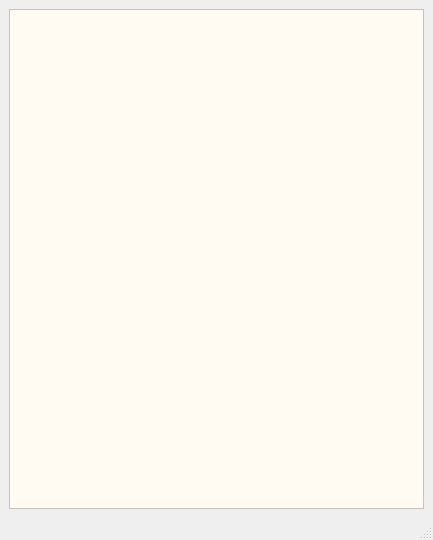
<?xml version="1.0" encoding="UTF-8"?>
<ui version="4.0">
 <class>MainWindow</class>
 <widget class="QMainWindow" name="MainWindow">
  <property name="geometry">
   <rect>
    <x>0</x>
    <y>0</y>
    <width>433</width>
    <height>540</height>
   </rect>
  </property>
  <property name="windowTitle">
   <string>拟合模式更新日志</string>
  </property>
  <widget class="QWidget" name="centralwidget">
   <layout class="QVBoxLayout" name="verticalLayout">
    <item>
     <widget class="QTextBrowser" name="updatelogdisplay">
      <property name="font">
       <font>
        <family>Arial</family>
        <pointsize>16</pointsize>
        <weight>75</weight>
        <bold>true</bold>
       </font>
      </property>
      <property name="cursor" stdset="0">
       <cursorShape>ArrowCursor</cursorShape>
      </property>
      <property name="styleSheet">
       <string notr="true">background-color: rgb(255, 250, 242);</string>
      </property>
     </widget>
    </item>
   </layout>
  </widget>
  <widget class="QMenuBar" name="menubar">
   <property name="geometry">
    <rect>
     <x>0</x>
     <y>0</y>
     <width>433</width>
     <height>22</height>
    </rect>
   </property>
  </widget>
  <widget class="QStatusBar" name="statusbar"/>
 </widget>
 <resources/>
 <connections/>
</ui>
